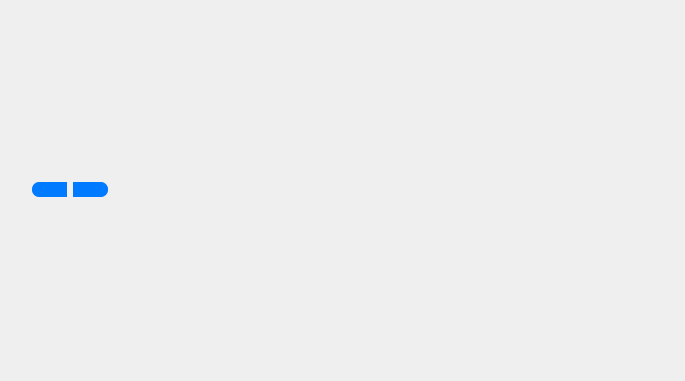
<?xml version="1.0" encoding="UTF-8"?>
<ui version="4.0">
 <class>ContentWidget</class>
 <widget class="QWidget" name="ContentWidget">
  <property name="geometry">
   <rect>
    <x>0</x>
    <y>0</y>
    <width>685</width>
    <height>381</height>
   </rect>
  </property>
  <property name="sizePolicy">
   <sizepolicy hsizetype="Expanding" vsizetype="Expanding">
    <horstretch>0</horstretch>
    <verstretch>30</verstretch>
   </sizepolicy>
  </property>
  <property name="windowTitle">
   <string>Form</string>
  </property>
  <property name="styleSheet">
   <string notr="true"/>
  </property>
  <layout class="QGridLayout" name="gridLayout">
   <item row="0" column="0">
    <layout class="QHBoxLayout" name="horizontalLayout">
     <item>
      <widget class="QPushButton" name="RefreshButton">
       <property name="minimumSize">
        <size>
         <width>15</width>
         <height>15</height>
        </size>
       </property>
       <property name="maximumSize">
        <size>
         <width>15</width>
         <height>15</height>
        </size>
       </property>
       <property name="styleSheet">
        <string notr="true">border: none;</string>
       </property>
       <property name="text">
        <string/>
       </property>
       <property name="icon">
        <iconset>
         <normaloff>../assets/refresh.png</normaloff>../assets/refresh.png</iconset>
       </property>
       <property name="iconSize">
        <size>
         <width>15</width>
         <height>15</height>
        </size>
       </property>
      </widget>
     </item>
     <item>
      <widget class="QPushButton" name="BackButton">
       <property name="minimumSize">
        <size>
         <width>35</width>
         <height>15</height>
        </size>
       </property>
       <property name="maximumSize">
        <size>
         <width>35</width>
         <height>15</height>
        </size>
       </property>
       <property name="styleSheet">
        <string notr="true">border-top-left-radius: 7px;
border-bottom-left-radius: 7px;
background-color: rgb(0, 122, 255);
</string>
       </property>
       <property name="text">
        <string/>
       </property>
       <property name="icon">
        <iconset>
         <normaloff>../assets/left_arrow.png</normaloff>../assets/left_arrow.png</iconset>
       </property>
       <property name="iconSize">
        <size>
         <width>10</width>
         <height>10</height>
        </size>
       </property>
      </widget>
     </item>
     <item>
      <widget class="QPushButton" name="ForwardButton">
       <property name="minimumSize">
        <size>
         <width>35</width>
         <height>15</height>
        </size>
       </property>
       <property name="maximumSize">
        <size>
         <width>35</width>
         <height>15</height>
        </size>
       </property>
       <property name="styleSheet">
        <string notr="true">border-top-right-radius: 7px;
border-bottom-right-radius: 7px;
background-color: rgb(0, 122, 255);</string>
       </property>
       <property name="text">
        <string/>
       </property>
       <property name="icon">
        <iconset>
         <normaloff>../assets/right_arrow.png</normaloff>../assets/right_arrow.png</iconset>
       </property>
       <property name="iconSize">
        <size>
         <width>10</width>
         <height>10</height>
        </size>
       </property>
      </widget>
     </item>
     <item>
      <spacer name="horizontalSpacer">
       <property name="orientation">
        <enum>Qt::Horizontal</enum>
       </property>
       <property name="sizeHint" stdset="0">
        <size>
         <width>40</width>
         <height>20</height>
        </size>
       </property>
      </spacer>
     </item>
    </layout>
   </item>
  </layout>
 </widget>
 <resources/>
 <connections/>
</ui>
